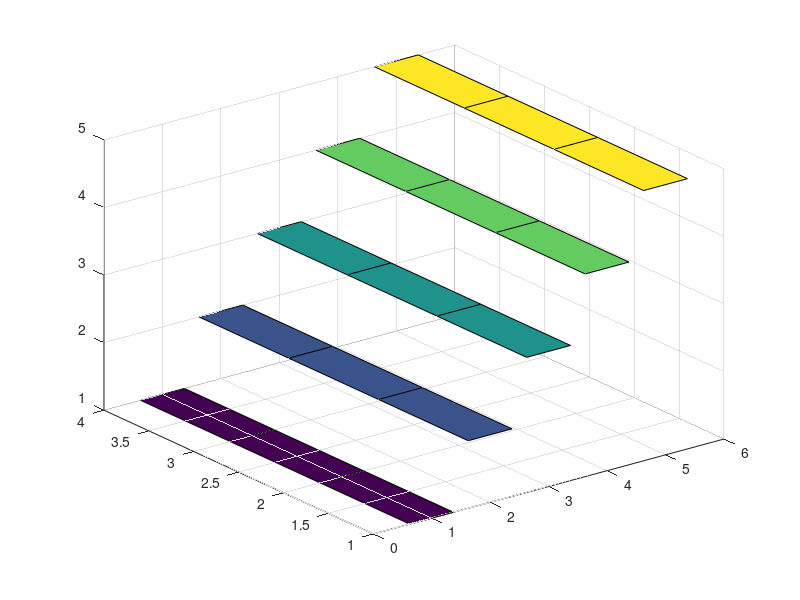

Here is the MATLAB script that generated this plot: (Note: this script raises an error after producing the figure.)
%=============================================================================
% Copyright (c) 2016-present Allan CORNET (Nelson)
%=============================================================================
% This file is part of Nelson.
%=============================================================================
% LICENCE_BLOCK_BEGIN
% SPDX-License-Identifier: LGPL-3.0-or-later
% LICENCE_BLOCK_END
%=============================================================================
% <--ADV-CLI MODE-->
%=============================================================================
figure;
Z = repmat(1:5, 4, 1);
h = ribbon(Z);
assert_isequal(size(h), [1 5])
%=============================================================================
figure;
Z = magic(5);
Y = [-2 -1 0 1 2];
ribbon(Y, Z);
%=============================================================================
figure;
[X, Y] = meshgrid(-3:.5:3,-3:.1:3);
Z = peaks(X, Y);
ribbon(Y, Z);
%=============================================================================
